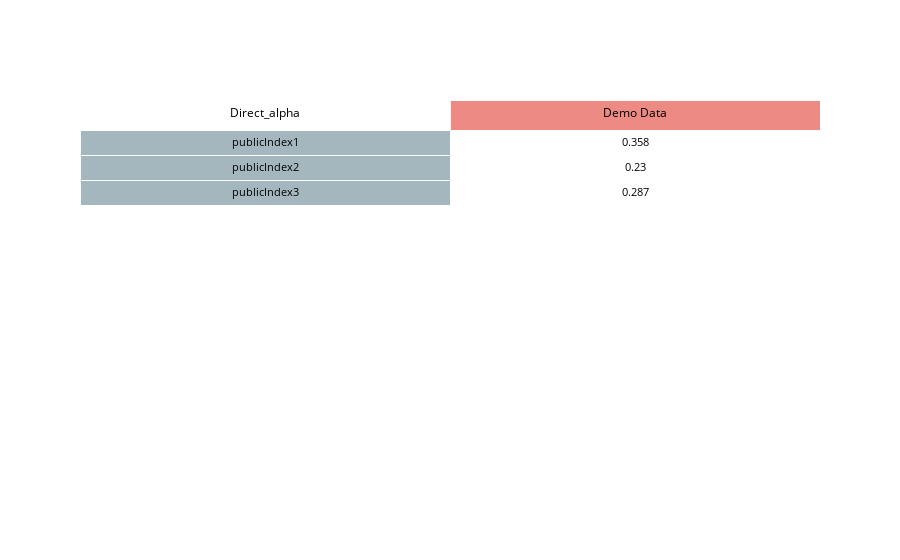

Notebook code for this chart:
### Code cell
demo_df["entity"] = "Demo Data"
portfolio_list = demo_df["entity"].unique().tolist()
index_list = ["publicIndex1", "publicIndex2", "publicIndex3"]

#PmeTable uses PmeMetrics to compute several instances of PME metric for each fund with each index 
pme_table = PmeTable.from_long_data(demo_df, index_list, portfolio_list, "totalCashOutDelta", "proceedsOfTheQuarter", "fmv", discount_rate=0, metric="direct_alpha")
pme_table.table

### Figure 1 — Plotly figure (JSON) as saved in the notebook; plotly's stock layout.template omitted (floating-point values rounded to 4 significant figures)
{"data": [{"cells": {"align": "center", "fill": {"color": [["#a4b7be", "#a4b7be", "#a4b7be"], ["white", "white", "white"]]}, "font": {"color": "black", "size": 11}, "height": 25, "values": [["publicIndex1", "publicIndex2", "publicIndex3"], [0.358, 0.23, 0.287]]}, "header": {"align": "center", "fill": {"color": ["white", "#ed8a84"]}, "font": {"color": "black", "size": 12}, "height": 30, "values": ["Direct_alpha", "Demo Data"]}, "type": "table"}], "layout": {}}
